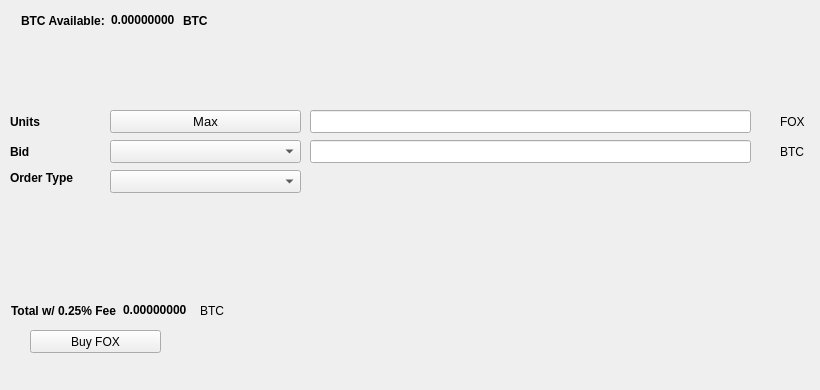
   <widget class="QWidget" name="BuyTab">
    <attribute name="title">
     <string>Buy</string>
    </attribute>
    <widget class="QPushButton" name="BuyFOX">
     <property name="geometry">
      <rect>
       <x>30</x>
       <y>330</y>
       <width>131</width>
       <height>23</height>
      </rect>
     </property>
     <property name="text">
      <string>Buy FOX</string>
     </property>
     <property name="icon">
      <iconset resource="../fox.qrc">
       <normaloff>:/icons/bitcoin</normaloff>:/icons/bitcoin</iconset>
     </property>
    </widget>
    <widget class="QLabel" name="label_3">
     <property name="geometry">
      <rect>
       <x>10</x>
       <y>110</y>
       <width>46</width>
       <height>23</height>
      </rect>
     </property>
     <property name="font">
      <font>
       <weight>75</weight>
       <bold>true</bold>
      </font>
     </property>
     <property name="text">
      <string>Units</string>
     </property>
    </widget>
    <widget class="QLineEdit" name="UnitsInput">
     <property name="geometry">
      <rect>
       <x>310</x>
       <y>110</y>
       <width>441</width>
       <height>23</height>
      </rect>
     </property>
     <property name="font">
      <font>
       <pointsize>9</pointsize>
       <weight>75</weight>
       <bold>true</bold>
      </font>
     </property>
    </widget>
    <widget class="QLineEdit" name="BuyBidPriceEdit">
     <property name="geometry">
      <rect>
       <x>310</x>
       <y>140</y>
       <width>441</width>
       <height>23</height>
      </rect>
     </property>
     <property name="font">
      <font>
       <pointsize>9</pointsize>
       <weight>75</weight>
       <bold>true</bold>
      </font>
     </property>
    </widget>
    <widget class="QLabel" name="label_4">
     <property name="geometry">
      <rect>
       <x>780</x>
       <y>110</y>
       <width>31</width>
       <height>23</height>
      </rect>
     </property>
     <property name="text">
      <string>FOX</string>
     </property>
    </widget>
    <widget class="QLabel" name="label_5">
     <property name="geometry">
      <rect>
       <x>780</x>
       <y>140</y>
       <width>31</width>
       <height>23</height>
      </rect>
     </property>
     <property name="text">
      <string>BTC</string>
     </property>
    </widget>
    <widget class="QLabel" name="label_6">
     <property name="geometry">
      <rect>
       <x>10</x>
       <y>140</y>
       <width>46</width>
       <height>23</height>
      </rect>
     </property>
     <property name="font">
      <font>
       <weight>75</weight>
       <bold>true</bold>
      </font>
     </property>
     <property name="text">
      <string>Bid</string>
     </property>
    </widget>
    <widget class="QLabel" name="label_7">
     <property name="geometry">
      <rect>
       <x>10</x>
       <y>170</y>
       <width>91</width>
       <height>16</height>
      </rect>
     </property>
     <property name="font">
      <font>
       <weight>75</weight>
       <bold>true</bold>
      </font>
     </property>
     <property name="text">
      <string>Order Type</string>
     </property>
    </widget>
    <widget class="QPushButton" name="Buy_Max_Amount">
     <property name="geometry">
      <rect>
       <x>110</x>
       <y>110</y>
       <width>191</width>
       <height>23</height>
      </rect>
     </property>
     <property name="font">
      <font>
       <pointsize>10</pointsize>
      </font>
     </property>
     <property name="text">
      <string>Max</string>
     </property>
    </widget>
    <widget class="QComboBox" name="BuyBidcomboBox">
     <property name="geometry">
      <rect>
       <x>110</x>
       <y>140</y>
       <width>191</width>
       <height>23</height>
      </rect>
     </property>
     <property name="font">
      <font>
       <pointsize>10</pointsize>
      </font>
     </property>
    </widget>
    <widget class="QComboBox" name="buyOrdertypeCombo">
     <property name="geometry">
      <rect>
       <x>110</x>
       <y>170</y>
       <width>191</width>
       <height>23</height>
      </rect>
     </property>
     <property name="font">
      <font>
       <pointsize>10</pointsize>
      </font>
     </property>
    </widget>
    <widget class="QWidget" name="layoutWidget1">
     <property name="geometry">
      <rect>
       <x>21</x>
       <y>11</y>
       <width>227</width>
       <height>19</height>
      </rect>
     </property>
     <layout class="QHBoxLayout" name="horizontalLayout_3">
      <item>
       <widget class="QLabel" name="label232">
        <property name="font">
         <font>
          <weight>75</weight>
          <bold>true</bold>
         </font>
        </property>
        <property name="text">
         <string>BTC Available:</string>
        </property>
       </widget>
      </item>
      <item>
       <widget class="QLabel" name="BtcAvailableLbl">
        <property name="palette">
         <palette>
          <active>
           <colorrole role="WindowText">
            <brush brushstyle="SolidPattern">
             <color alpha="255">
              <red>0</red>
              <green>0</green>
              <blue>0</blue>
             </color>
            </brush>
           </colorrole>
           <colorrole role="Button">
            <brush brushstyle="SolidPattern">
             <color alpha="255">
              <red>0</red>
              <green>170</green>
              <blue>0</blue>
             </color>
            </brush>
           </colorrole>
           <colorrole role="Light">
            <brush brushstyle="SolidPattern">
             <color alpha="255">
              <red>0</red>
              <green>255</green>
              <blue>0</blue>
             </color>
            </brush>
           </colorrole>
           <colorrole role="Midlight">
            <brush brushstyle="SolidPattern">
             <color alpha="255">
              <red>0</red>
              <green>212</green>
              <blue>0</blue>
             </color>
            </brush>
           </colorrole>
           <colorrole role="Dark">
            <brush brushstyle="SolidPattern">
             <color alpha="255">
              <red>0</red>
              <green>85</green>
              <blue>0</blue>
             </color>
            </brush>
           </colorrole>
           <colorrole role="Mid">
            <brush brushstyle="SolidPattern">
             <color alpha="255">
              <red>0</red>
              <green>113</green>
              <blue>0</blue>
             </color>
            </brush>
           </colorrole>
           <colorrole role="Text">
            <brush brushstyle="SolidPattern">
             <color alpha="255">
              <red>0</red>
              <green>170</green>
              <blue>0</blue>
             </color>
            </brush>
           </colorrole>
           <colorrole role="BrightText">
            <brush brushstyle="SolidPattern">
             <color alpha="255">
              <red>255</red>
              <green>255</green>
              <blue>255</blue>
             </color>
            </brush>
           </colorrole>
           <colorrole role="ButtonText">
            <brush brushstyle="SolidPattern">
             <color alpha="255">
              <red>0</red>
              <green>0</green>
              <blue>0</blue>
             </color>
            </brush>
           </colorrole>
           <colorrole role="Base">
            <brush brushstyle="SolidPattern">
             <color alpha="255">
              <red>255</red>
              <green>255</green>
              <blue>255</blue>
             </color>
            </brush>
           </colorrole>
           <colorrole role="Window">
            <brush brushstyle="SolidPattern">
             <color alpha="255">
              <red>0</red>
              <green>170</green>
              <blue>0</blue>
             </color>
            </brush>
           </colorrole>
           <colorrole role="Shadow">
            <brush brushstyle="SolidPattern">
             <color alpha="255">
              <red>0</red>
              <green>0</green>
              <blue>0</blue>
             </color>
            </brush>
           </colorrole>
           <colorrole role="AlternateBase">
            <brush brushstyle="SolidPattern">
             <color alpha="255">
              <red>127</red>
              <green>212</green>
              <blue>127</blue>
             </color>
            </brush>
           </colorrole>
           <colorrole role="ToolTipBase">
            <brush brushstyle="SolidPattern">
             <color alpha="255">
              <red>255</red>
              <green>255</green>
              <blue>220</blue>
             </color>
            </brush>
           </colorrole>
           <colorrole role="ToolTipText">
            <brush brushstyle="SolidPattern">
             <color alpha="255">
              <red>0</red>
              <green>0</green>
              <blue>0</blue>
             </color>
            </brush>
           </colorrole>
          </active>
          <inactive>
           <colorrole role="WindowText">
            <brush brushstyle="SolidPattern">
             <color alpha="255">
              <red>0</red>
              <green>0</green>
              <blue>0</blue>
             </color>
            </brush>
           </colorrole>
           <colorrole role="Button">
            <brush brushstyle="SolidPattern">
             <color alpha="255">
              <red>0</red>
              <green>170</green>
              <blue>0</blue>
             </color>
            </brush>
           </colorrole>
           <colorrole role="Light">
            <brush brushstyle="SolidPattern">
             <color alpha="255">
              <red>0</red>
              <green>255</green>
              <blue>0</blue>
             </color>
            </brush>
           </colorrole>
           <colorrole role="Midlight">
            <brush brushstyle="SolidPattern">
             <color alpha="255">
              <red>0</red>
              <green>212</green>
              <blue>0</blue>
             </color>
            </brush>
           </colorrole>
           <colorrole role="Dark">
            <brush brushstyle="SolidPattern">
             <color alpha="255">
              <red>0</red>
              <green>85</green>
              <blue>0</blue>
             </color>
            </brush>
           </colorrole>
           <colorrole role="Mid">
            <brush brushstyle="SolidPattern">
             <color alpha="255">
              <red>0</red>
              <green>113</green>
              <blue>0</blue>
             </color>
            </brush>
           </colorrole>
           <colorrole role="Text">
            <brush brushstyle="SolidPattern">
             <color alpha="255">
              <red>0</red>
              <green>170</green>
              <blue>0</blue>
             </color>
            </brush>
           </colorrole>
           <colorrole role="BrightText">
            <brush brushstyle="SolidPattern">
             <color alpha="255">
              <red>255</red>
              <green>255</green>
              <blue>255</blue>
             </color>
            </brush>
           </colorrole>
           <colorrole role="ButtonText">
            <brush brushstyle="SolidPattern">
             <color alpha="255">
              <red>0</red>
              <green>0</green>
              <blue>0</blue>
             </color>
            </brush>
           </colorrole>
           <colorrole role="Base">
            <brush brushstyle="SolidPattern">
             <color alpha="255">
              <red>255</red>
              <green>255</green>
              <blue>255</blue>
             </color>
            </brush>
           </colorrole>
           <colorrole role="Window">
            <brush brushstyle="SolidPattern">
             <color alpha="255">
              <red>0</red>
              <green>170</green>
              <blue>0</blue>
             </color>
            </brush>
           </colorrole>
           <colorrole role="Shadow">
            <brush brushstyle="SolidPattern">
             <color alpha="255">
              <red>0</red>
              <green>0</green>
              <blue>0</blue>
             </color>
            </brush>
           </colorrole>
           <colorrole role="AlternateBase">
            <brush brushstyle="SolidPattern">
             <color alpha="255">
              <red>127</red>
              <green>212</green>
              <blue>127</blue>
             </color>
            </brush>
           </colorrole>
           <colorrole role="ToolTipBase">
            <brush brushstyle="SolidPattern">
             <color alpha="255">
              <red>255</red>
              <green>255</green>
              <blue>220</blue>
             </color>
            </brush>
           </colorrole>
           <colorrole role="ToolTipText">
            <brush brushstyle="SolidPattern">
             <color alpha="255">
              <red>0</red>
              <green>0</green>
              <blue>0</blue>
             </color>
            </brush>
           </colorrole>
          </inactive>
          <disabled>
           <colorrole role="WindowText">
            <brush brushstyle="SolidPattern">
             <color alpha="255">
              <red>0</red>
              <green>85</green>
              <blue>0</blue>
             </color>
            </brush>
           </colorrole>
           <colorrole role="Button">
            <brush brushstyle="SolidPattern">
             <color alpha="255">
              <red>0</red>
              <green>170</green>
              <blue>0</blue>
             </color>
            </brush>
           </colorrole>
           <colorrole role="Light">
            <brush brushstyle="SolidPattern">
             <color alpha="255">
              <red>0</red>
              <green>255</green>
              <blue>0</blue>
             </color>
            </brush>
           </colorrole>
           <colorrole role="Midlight">
            <brush brushstyle="SolidPattern">
             <color alpha="255">
              <red>0</red>
              <green>212</green>
              <blue>0</blue>
             </color>
            </brush>
           </colorrole>
           <colorrole role="Dark">
            <brush brushstyle="SolidPattern">
             <color alpha="255">
              <red>0</red>
              <green>85</green>
              <blue>0</blue>
             </color>
            </brush>
           </colorrole>
           <colorrole role="Mid">
            <brush brushstyle="SolidPattern">
             <color alpha="255">
              <red>0</red>
              <green>113</green>
              <blue>0</blue>
             </color>
            </brush>
           </colorrole>
           <colorrole role="Text">
            <brush brushstyle="SolidPattern">
             <color alpha="255">
              <red>0</red>
              <green>85</green>
              <blue>0</blue>
             </color>
            </brush>
           </colorrole>
           <colorrole role="BrightText">
            <brush brushstyle="SolidPattern">
             <color alpha="255">
              <red>255</red>
              <green>255</green>
              <blue>255</blue>
             </color>
            </brush>
           </colorrole>
           <colorrole role="ButtonText">
            <brush brushstyle="SolidPattern">
             <color alpha="255">
              <red>0</red>
              <green>85</green>
              <blue>0</blue>
             </color>
            </brush>
           </colorrole>
           <colorrole role="Base">
            <brush brushstyle="SolidPattern">
             <color alpha="255">
              <red>0</red>
              <green>170</green>
              <blue>0</blue>
             </color>
            </brush>
           </colorrole>
           <colorrole role="Window">
            <brush brushstyle="SolidPattern">
             <color alpha="255">
              <red>0</red>
              <green>170</green>
              <blue>0</blue>
             </color>
            </brush>
           </colorrole>
           <colorrole role="Shadow">
            <brush brushstyle="SolidPattern">
             <color alpha="255">
              <red>0</red>
              <green>0</green>
              <blue>0</blue>
             </color>
            </brush>
           </colorrole>
           <colorrole role="AlternateBase">
            <brush brushstyle="SolidPattern">
             <color alpha="255">
              <red>0</red>
              <green>170</green>
              <blue>0</blue>
             </color>
            </brush>
           </colorrole>
           <colorrole role="ToolTipBase">
            <brush brushstyle="SolidPattern">
             <color alpha="255">
              <red>255</red>
              <green>255</green>
              <blue>220</blue>
             </color>
            </brush>
           </colorrole>
           <colorrole role="ToolTipText">
            <brush brushstyle="SolidPattern">
             <color alpha="255">
              <red>0</red>
              <green>0</green>
              <blue>0</blue>
             </color>
            </brush>
           </colorrole>
          </disabled>
         </palette>
        </property>
        <property name="font">
         <font>
          <weight>75</weight>
          <bold>true</bold>
         </font>
        </property>
        <property name="text">
         <string>0.00000000</string>
        </property>
        <property name="textInteractionFlags">
         <set>Qt::LinksAccessibleByMouse|Qt::TextSelectableByKeyboard|Qt::TextSelectableByMouse</set>
        </property>
       </widget>
      </item>
      <item>
       <widget class="QLabel" name="BtcAvailableLbl_2">
        <property name="font">
         <font>
          <weight>75</weight>
          <bold>true</bold>
         </font>
        </property>
        <property name="text">
         <string>BTC</string>
        </property>
       </widget>
      </item>
     </layout>
    </widget>
    <widget class="QWidget" name="layoutWidge2">
     <property name="geometry">
      <rect>
       <x>11</x>
       <y>301</y>
       <width>259</width>
       <height>19</height>
      </rect>
     </property>
     <layout class="QHBoxLayout" name="horizontalLayout_4">
      <item>
       <widget class="QLabel" name="label_9">
        <property name="font">
         <font>
          <weight>75</weight>
          <bold>true</bold>
         </font>
        </property>
        <property name="text">
         <string>Total w/ 0.25% Fee</string>
        </property>
       </widget>
      </item>
      <item>
       <widget class="QLabel" name="BuyCostLabel">
        <property name="palette">
         <palette>
          <active>
           <colorrole role="WindowText">
            <brush brushstyle="SolidPattern">
             <color alpha="255">
              <red>0</red>
              <green>0</green>
              <blue>0</blue>
             </color>
            </brush>
           </colorrole>
           <colorrole role="Button">
            <brush brushstyle="SolidPattern">
             <color alpha="255">
              <red>0</red>
              <green>170</green>
              <blue>0</blue>
             </color>
            </brush>
           </colorrole>
           <colorrole role="Light">
            <brush brushstyle="SolidPattern">
             <color alpha="255">
              <red>0</red>
              <green>255</green>
              <blue>0</blue>
             </color>
            </brush>
           </colorrole>
           <colorrole role="Midlight">
            <brush brushstyle="SolidPattern">
             <color alpha="255">
              <red>0</red>
              <green>212</green>
              <blue>0</blue>
             </color>
            </brush>
           </colorrole>
           <colorrole role="Dark">
            <brush brushstyle="SolidPattern">
             <color alpha="255">
              <red>0</red>
              <green>85</green>
              <blue>0</blue>
             </color>
            </brush>
           </colorrole>
           <colorrole role="Mid">
            <brush brushstyle="SolidPattern">
             <color alpha="255">
              <red>0</red>
              <green>113</green>
              <blue>0</blue>
             </color>
            </brush>
           </colorrole>
           <colorrole role="Text">
            <brush brushstyle="SolidPattern">
             <color alpha="255">
              <red>0</red>
              <green>170</green>
              <blue>0</blue>
             </color>
            </brush>
           </colorrole>
           <colorrole role="BrightText">
            <brush brushstyle="SolidPattern">
             <color alpha="255">
              <red>255</red>
              <green>255</green>
              <blue>255</blue>
             </color>
            </brush>
           </colorrole>
           <colorrole role="ButtonText">
            <brush brushstyle="SolidPattern">
             <color alpha="255">
              <red>0</red>
              <green>0</green>
              <blue>0</blue>
             </color>
            </brush>
           </colorrole>
           <colorrole role="Base">
            <brush brushstyle="SolidPattern">
             <color alpha="255">
              <red>255</red>
              <green>255</green>
              <blue>255</blue>
             </color>
            </brush>
           </colorrole>
           <colorrole role="Window">
            <brush brushstyle="SolidPattern">
             <color alpha="255">
              <red>0</red>
              <green>170</green>
              <blue>0</blue>
             </color>
            </brush>
           </colorrole>
           <colorrole role="Shadow">
            <brush brushstyle="SolidPattern">
             <color alpha="255">
              <red>0</red>
              <green>0</green>
              <blue>0</blue>
             </color>
            </brush>
           </colorrole>
           <colorrole role="AlternateBase">
            <brush brushstyle="SolidPattern">
             <color alpha="255">
              <red>127</red>
              <green>212</green>
              <blue>127</blue>
             </color>
            </brush>
           </colorrole>
           <colorrole role="ToolTipBase">
            <brush brushstyle="SolidPattern">
             <color alpha="255">
              <red>255</red>
              <green>255</green>
              <blue>220</blue>
             </color>
            </brush>
           </colorrole>
           <colorrole role="ToolTipText">
            <brush brushstyle="SolidPattern">
             <color alpha="255">
              <red>0</red>
              <green>0</green>
              <blue>0</blue>
             </color>
            </brush>
           </colorrole>
          </active>
          <inactive>
           <colorrole role="WindowText">
            <brush brushstyle="SolidPattern">
             <color alpha="255">
              <red>0</red>
              <green>0</green>
              <blue>0</blue>
             </color>
            </brush>
           </colorrole>
           <colorrole role="Button">
            <brush brushstyle="SolidPattern">
             <color alpha="255">
              <red>0</red>
              <green>170</green>
              <blue>0</blue>
             </color>
            </brush>
           </colorrole>
           <colorrole role="Light">
            <brush brushstyle="SolidPattern">
             <color alpha="255">
              <red>0</red>
              <green>255</green>
              <blue>0</blue>
             </color>
            </brush>
           </colorrole>
           <colorrole role="Midlight">
            <brush brushstyle="SolidPattern">
             <color alpha="255">
              <red>0</red>
              <green>212</green>
              <blue>0</blue>
             </color>
            </brush>
           </colorrole>
           <colorrole role="Dark">
            <brush brushstyle="SolidPattern">
             <color alpha="255">
              <red>0</red>
              <green>85</green>
              <blue>0</blue>
             </color>
            </brush>
           </colorrole>
           <colorrole role="Mid">
            <brush brushstyle="SolidPattern">
             <color alpha="255">
              <red>0</red>
              <green>113</green>
              <blue>0</blue>
             </color>
            </brush>
           </colorrole>
           <colorrole role="Text">
            <brush brushstyle="SolidPattern">
             <color alpha="255">
              <red>0</red>
              <green>170</green>
              <blue>0</blue>
             </color>
            </brush>
           </colorrole>
           <colorrole role="BrightText">
            <brush brushstyle="SolidPattern">
             <color alpha="255">
              <red>255</red>
              <green>255</green>
              <blue>255</blue>
             </color>
            </brush>
           </colorrole>
           <colorrole role="ButtonText">
            <brush brushstyle="SolidPattern">
             <color alpha="255">
              <red>0</red>
              <green>0</green>
              <blue>0</blue>
             </color>
            </brush>
           </colorrole>
           <colorrole role="Base">
            <brush brushstyle="SolidPattern">
             <color alpha="255">
              <red>255</red>
              <green>255</green>
              <blue>255</blue>
             </color>
            </brush>
           </colorrole>
           <colorrole role="Window">
            <brush brushstyle="SolidPattern">
             <color alpha="255">
              <red>0</red>
              <green>170</green>
              <blue>0</blue>
             </color>
            </brush>
           </colorrole>
           <colorrole role="Shadow">
            <brush brushstyle="SolidPattern">
             <color alpha="255">
              <red>0</red>
              <green>0</green>
              <blue>0</blue>
             </color>
            </brush>
           </colorrole>
           <colorrole role="AlternateBase">
            <brush brushstyle="SolidPattern">
             <color alpha="255">
              <red>127</red>
              <green>212</green>
              <blue>127</blue>
             </color>
            </brush>
           </colorrole>
           <colorrole role="ToolTipBase">
            <brush brushstyle="SolidPattern">
             <color alpha="255">
              <red>255</red>
              <green>255</green>
              <blue>220</blue>
             </color>
            </brush>
           </colorrole>
           <colorrole role="ToolTipText">
            <brush brushstyle="SolidPattern">
             <color alpha="255">
              <red>0</red>
              <green>0</green>
              <blue>0</blue>
             </color>
            </brush>
           </colorrole>
          </inactive>
          <disabled>
           <colorrole role="WindowText">
            <brush brushstyle="SolidPattern">
             <color alpha="255">
              <red>0</red>
              <green>85</green>
              <blue>0</blue>
             </color>
            </brush>
           </colorrole>
           <colorrole role="Button">
            <brush brushstyle="SolidPattern">
             <color alpha="255">
              <red>0</red>
              <green>170</green>
              <blue>0</blue>
             </color>
            </brush>
           </colorrole>
           <colorrole role="Light">
            <brush brushstyle="SolidPattern">
             <color alpha="255">
              <red>0</red>
              <green>255</green>
              <blue>0</blue>
             </color>
            </brush>
           </colorrole>
           <colorrole role="Midlight">
            <brush brushstyle="SolidPattern">
             <color alpha="255">
              <red>0</red>
              <green>212</green>
              <blue>0</blue>
             </color>
            </brush>
           </colorrole>
           <colorrole role="Dark">
            <brush brushstyle="SolidPattern">
             <color alpha="255">
              <red>0</red>
              <green>85</green>
              <blue>0</blue>
             </color>
            </brush>
           </colorrole>
           <colorrole role="Mid">
            <brush brushstyle="SolidPattern">
             <color alpha="255">
              <red>0</red>
              <green>113</green>
              <blue>0</blue>
             </color>
            </brush>
           </colorrole>
           <colorrole role="Text">
            <brush brushstyle="SolidPattern">
             <color alpha="255">
              <red>0</red>
              <green>85</green>
              <blue>0</blue>
             </color>
            </brush>
           </colorrole>
           <colorrole role="BrightText">
            <brush brushstyle="SolidPattern">
             <color alpha="255">
              <red>255</red>
              <green>255</green>
              <blue>255</blue>
             </color>
            </brush>
           </colorrole>
           <colorrole role="ButtonText">
            <brush brushstyle="SolidPattern">
             <color alpha="255">
              <red>0</red>
              <green>85</green>
              <blue>0</blue>
             </color>
            </brush>
           </colorrole>
           <colorrole role="Base">
            <brush brushstyle="SolidPattern">
             <color alpha="255">
              <red>0</red>
              <green>170</green>
              <blue>0</blue>
             </color>
            </brush>
           </colorrole>
           <colorrole role="Window">
            <brush brushstyle="SolidPattern">
             <color alpha="255">
              <red>0</red>
              <green>170</green>
              <blue>0</blue>
             </color>
            </brush>
           </colorrole>
           <colorrole role="Shadow">
            <brush brushstyle="SolidPattern">
             <color alpha="255">
              <red>0</red>
              <green>0</green>
              <blue>0</blue>
             </color>
            </brush>
           </colorrole>
           <colorrole role="AlternateBase">
            <brush brushstyle="SolidPattern">
             <color alpha="255">
              <red>0</red>
              <green>170</green>
              <blue>0</blue>
             </color>
            </brush>
           </colorrole>
           <colorrole role="ToolTipBase">
            <brush brushstyle="SolidPattern">
             <color alpha="255">
              <red>255</red>
              <green>255</green>
              <blue>220</blue>
             </color>
            </brush>
           </colorrole>
           <colorrole role="ToolTipText">
            <brush brushstyle="SolidPattern">
             <color alpha="255">
              <red>0</red>
              <green>0</green>
              <blue>0</blue>
             </color>
            </brush>
           </colorrole>
          </disabled>
         </palette>
        </property>
        <property name="font">
         <font>
          <weight>75</weight>
          <bold>true</bold>
         </font>
        </property>
        <property name="autoFillBackground">
         <bool>false</bool>
        </property>
        <property name="text">
         <string>0.00000000</string>
        </property>
        <property name="textInteractionFlags">
         <set>Qt::LinksAccessibleByMouse|Qt::TextSelectableByMouse</set>
        </property>
       </widget>
      </item>
      <item>
       <widget class="QLabel" name="label_10">
        <property name="font">
         <font>
          <weight>50</weight>
          <bold>false</bold>
         </font>
        </property>
        <property name="text">
         <string>BTC</string>
        </property>
       </widget>
      </item>
     </layout>
    </widget>
    <widget class="QLabel" name="label_24">
     <property name="geometry">
      <rect>
       <x>460</x>
       <y>300</y>
       <width>281</width>
       <height>81</height>
      </rect>
     </property>
     <property name="text">
      <string/>
     </property>
     <property name="pixmap">
      <pixmap>:/images/bittrex</pixmap>
     </property>
    </widget>
   </widget>
